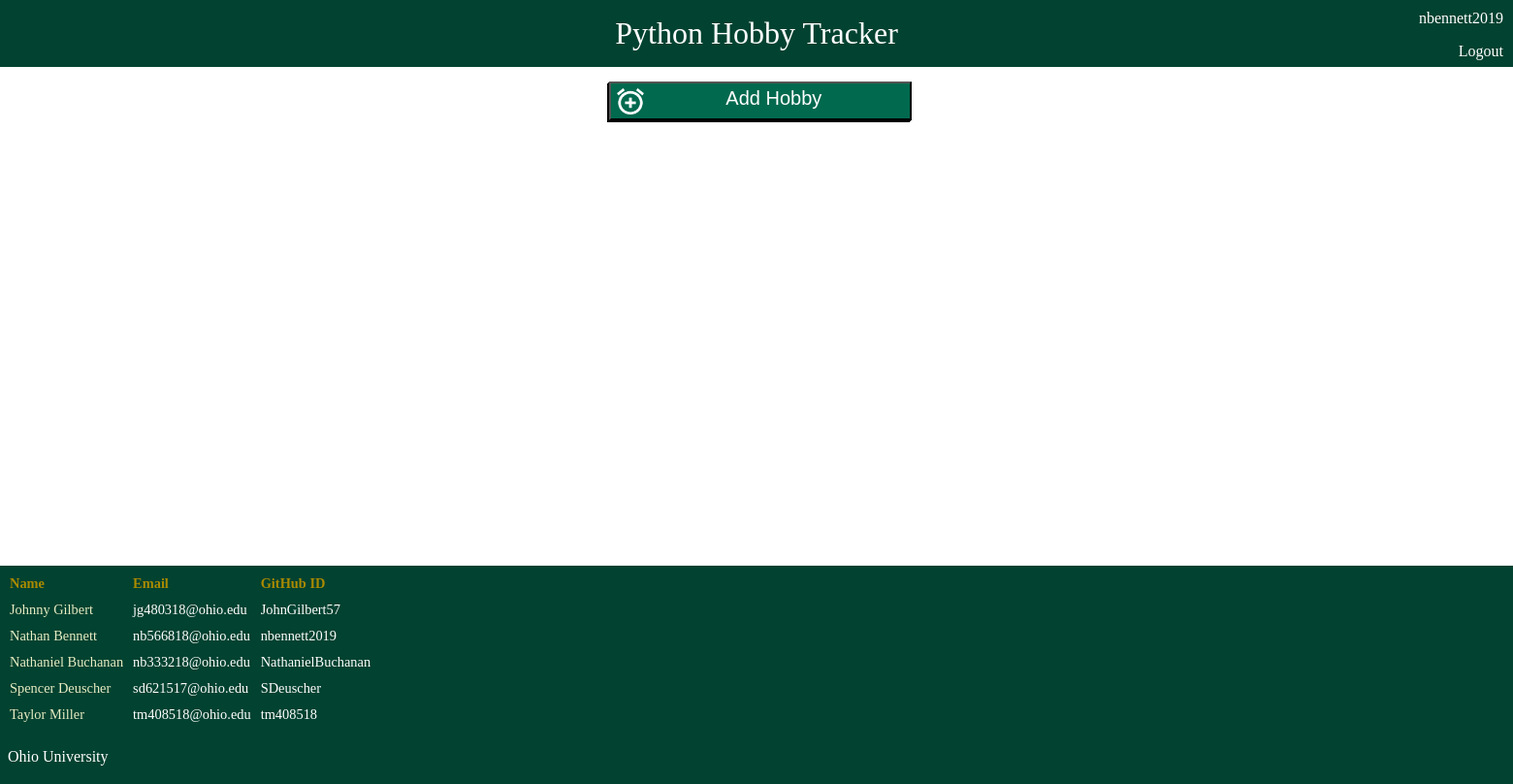
The page /userhobbies/ (signed in) on the database as committed earlier.
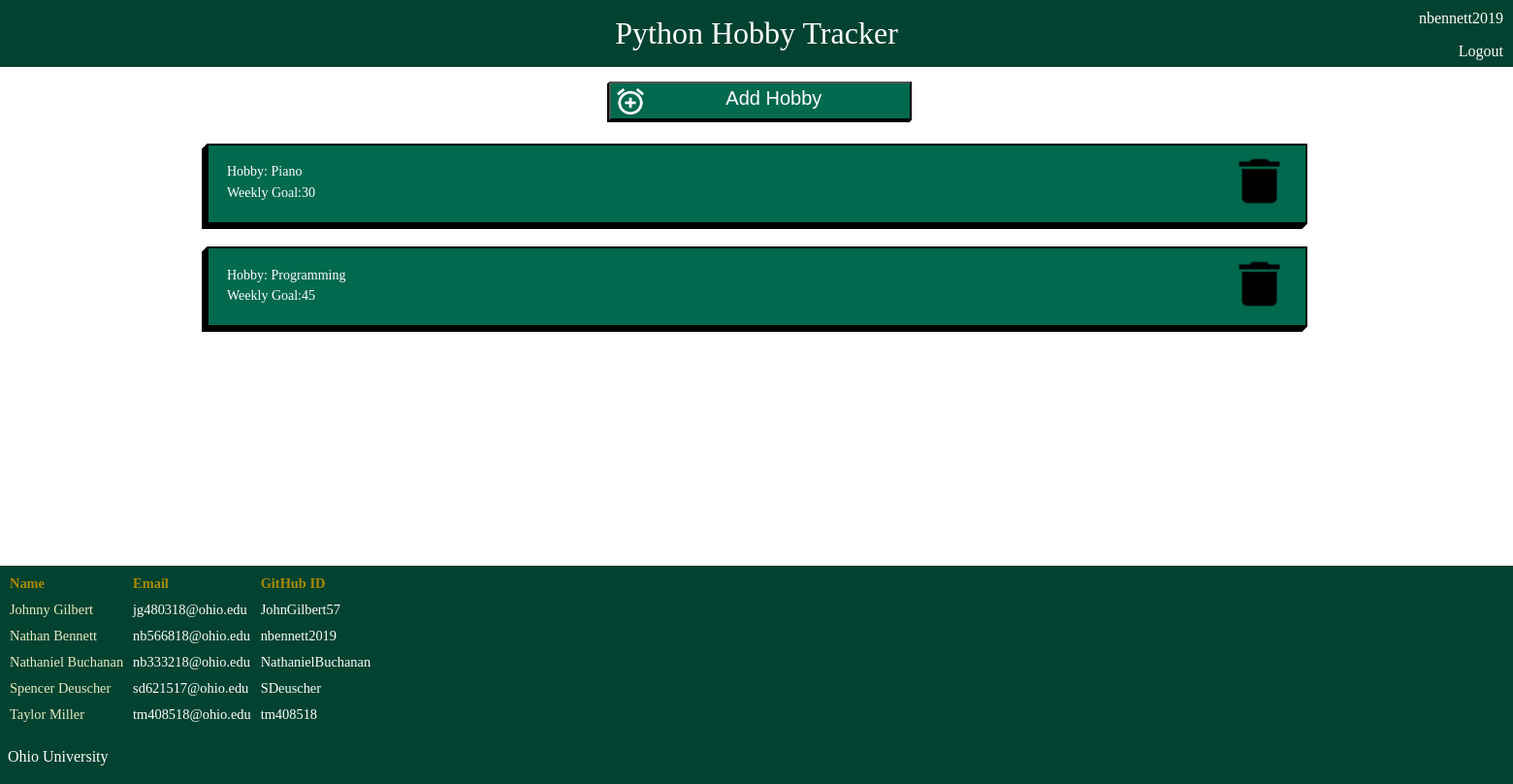
The same page on the database as committed later.
### myapp/models.py (models this page shows, shortened)
class Hobby(models.Model):
    hobbyUser = models.ForeignKey(User, on_delete=models.CASCADE)
    spriteId = models.ForeignKey(Sprite, on_delete=models.CASCADE) #CHECK THIS
    name = models.CharField(max_length=300)
    timeLimit = models.IntegerField()

### myapp/views.py (the view)
# urls.py: path('userhobbies/', views.hobbiespage),
def hobbiespage(response):
    if response.method == "POST":
        form = NewHobbyForm(response.POST)
        if(form.is_valid()):
            obj = form.save(commit=False)
            obj.hobbyUser = User.objects.get(pk=response.user.id)
            obj.save()
            return redirect("/userhobbies")
    else:
        form = NewHobbyForm()
    if response.user.is_anonymous:
        return redirect('/login')
    if response.method == "POST" and 'delete' in response.POST:
        print(response.POST.get('delete'))
        delete_key = response.POST.get('delete')
        if Hobby.objects.filter(pk=delete_key).count() > 0:
            target = Hobby.objects.get(pk=delete_key)
            target.delete()
    userHobbies = Hobby.objects.filter(hobbyUser=response.user)
    context = {
        'userHobbies': list(userHobbies),
        'form': form
    }
    return render(response, './myhobby/userhobbies.html', context)

### myapp/models.py (called while the page is built)
    def __str__(self):
        return self.spriteName

### myapp/templates/myhobby/userhobbies.html (shortened to what this page needs)
{% load static %}
<!DOCTYPE >
<html>
    <head>
        <link rel = "stylesheet" type = "text/css" href="{% static 'myapp/css/userhobbies.css' %}">
    </head>
    <body>
        <div id = header>
            <p>Python Hobby Tracker</p>
        </div>
        <div id = credentials>
            <p>{{user.username}}</p>
            <a href = "{% url 'logout' %}">Logout</a>
        </div>
        <div id = container>
            <div id = addhobby>
                <button data-modal-target = "#modal" type = 'submit' id = "Create"><img src = "{% static 'myapp/img/add.png' %}"/><p>Add Hobby</p></button>
            </div>
            {% for hobby in userHobbies %}
            <div id = hobbyinfo>
                <a href="/test?hobbyid={{ hobby.id }}">
                    <p style = "padding-bottom: 0.5%;">Hobby: {{ hobby.name }}</p>
                    <p>Weekly Goal:{{ hobby.timeLimit}}</p>
                </a>
                <form method="POST">
                    <button type='submit' name="delete" value='{{hobby.id}}'><img src ="{% static 'myapp/img/Vector.png' %}" alt = "Trash Can"/></button>
                </form>
            </div>
        {% endfor %}
        </div>
        <div id = footer>
                <table>
                    <tr>
                        <th>Name</th>
                        <th>Email</th>
                        <th>GitHub ID</th>
                    </tr>
                    <tr>
                        <td>Johnny Gilbert</td>
                        <td><a href="mailto: jg480318@ohio.edu">jg480318@ohio.edu</a></td>
                        <td><a href=https://github.com/JohnGilbert57>JohnGilbert57</a></td>
                    </tr>
                    <tr>
                        <td>Nathan Bennett</td>
                        <td><a href="mailto: nb566818@ohio.edu">nb566818@ohio.edu</a></td>
                        <td><a href=https://github.com/nbennett2019>nbennett2019</a></td>
                    </tr>
                    <tr>
                        <td>Nathaniel Buchanan</td>
                        <td><a href="mailto: nb333218@ohio.edu">nb333218@ohio.edu</a></td>
                        <td><a href=https://github.com/NathanielBuchanan>NathanielBuchanan</a></td></td>
                    </tr>
                    <tr>
                        <td>Spencer Deuscher</td>
                        <td><a href="mailto: sd621517@ohio.edu">sd621517@ohio.edu</a></td>
                        <td><a href=https://github.com/SDeuscher>SDeuscher</a></td></td>
                    </tr>
                    <tr>
                        <td>Taylor Miller</td>
                        <td><a href="mailto: tm408518@ohio.edu">tm408518@ohio.edu</a></td>
                        <td><a href=https://github.com/tm408518>tm408518</a></td>
                    </tr>
                </table>
                <p><a href=https://www.ohio.edu>&nbsp&nbspOhio University<a></p>
            </div>
    </body>
</html>

### myapp/static/myapp/css/userhobbies.css (style rules this page uses)
body { margin: 0; padding: 0; font-family: "Robobto"; position: relative; height: 100%; overflow-x: hidden; }
table { font-family: georgia, serif; border-spacing: 10px; font-size: 90%; }
td { text-align: left; padding: 0%; color:rgb(231,236,195); }
#credentials { position: relative; float: right; top: -75px; text-align: right; padding-right: 10px; margin: 0; color: white; }
th { text-align: left; padding: 0%; color: rgb(170,138,0); }
a:link, a:visited { color: rgb(255, 255, 255); background-color: transparent; text-decoration: none; }
#header { margin-top: -2%; width: 100%; height: 100px; float: right; background-color:#024230; }
#header p { text-align: center; margin: auto; margin-top: 1%; padding-top: 2%; font-size: 200%; color: rgb(255, 255, 255); }
#footer { height: 225px; width: 100%; margin-top: 1.5%; position: relative; width: 100%; bottom: 0%; color: rgb(255, 255, 255); background-color: #024230; }
#hobbyinfo { width: 70%; background-color: #00694E; margin: 0 auto; height: 5%; padding: 1.25%; margin-bottom: 1.5%; border: 2px solid black; box-shadow: -1px 1px black, -2px 2px black, -3px 3px black, -4px 4px black, -5px 5px black; }
#hobbyinfo p { color: white; margin: 0; font-size: 14px; }
#hobbyinfo img { height: 80%; cursor: pointer; }
#hobbyinfo button { float: right; transform:translateY(-84%); height: 150%; background-color: #00694E; border:none; }
#addhobby { display: block; margin-left: 40.25%; margin-right: auto; width: 100%; margin-bottom: 1.5%; }
#Create { width: 20%; height: 5%; background-color: #00694E; margin-top: 1%; box-shadow: -1px 1px black, -2px 2px black; cursor:pointer; }
#addhobby img { height: 80%; float: left; padding-top: 0.25%; color: white; }
#addhobby p { display: inline; margin-top: 25%; font-size: 150%; color: white; }
#container { min-height:70%; }

Rows that differ between the two databases and show on the page:
added Hobby: name "Piano", timeLimit "30", {{ hobby.id }} 1 (drawn)
added Hobby: name "Programming", timeLimit "45", {{ hobby.id }} 2 (drawn)
